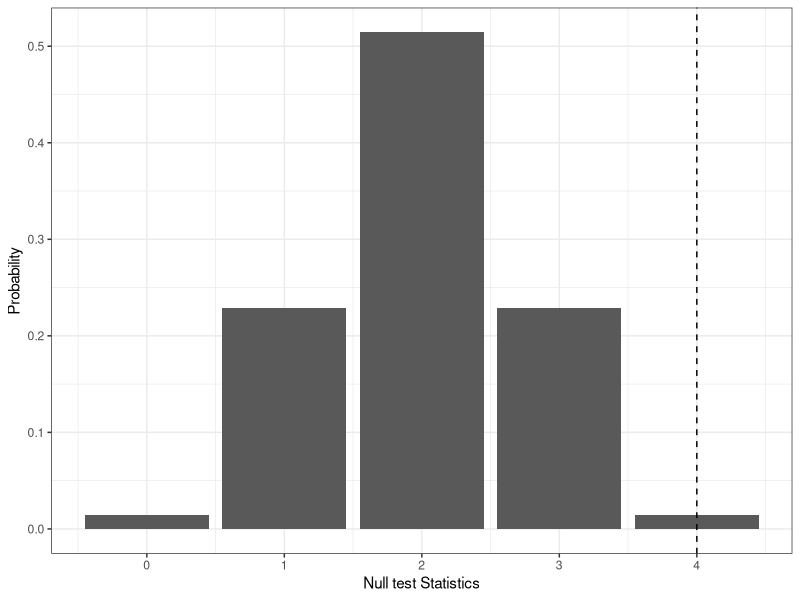
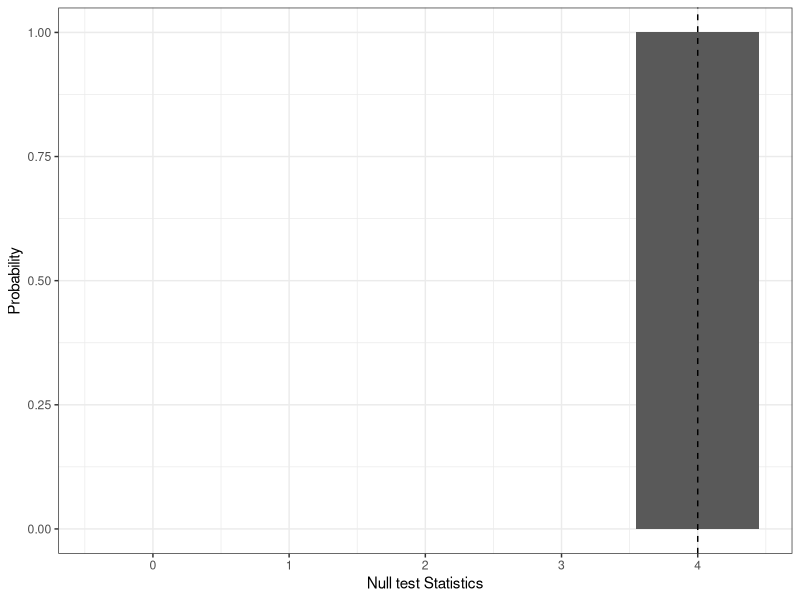

These charts were generated, in order, by the following R code:
setwd(dirname(rstudioapi::getActiveDocumentContext()$path))
rm(list = ls())

## Complete random assignment
n <- 8
n_1_cra <- 4

## Don't worry about understanding this line of code
## Just note that it generates all 70 possible assignments
Omega_cra <- apply(X = combn(x = n,
                             m = n_1_cra,
                             simplify = TRUE),
                   MARGIN = 2,
                   FUN = function(x) as.integer(1:n %in% x))

probs_cra <- rep(x = 1/ncol(Omega_cra), times = ncol(Omega_cra))

## Simple random assignment
## n_1 can now range from 0 to 8
n_1_sra <- 0:8

## Again, don't worry about the code to follow
Omega_sra <- lapply(X = n_1_sra,
                    FUN = function(x) { apply(X = combn(x = n,
                                                        m = x,
                                                        simplify = TRUE),
                                              MARGIN = 2,
                                              FUN = function(x) as.integer(1:n %in% x)) })

Omega_sra <- do.call(what = "cbind", args = Omega_sra)
         
probs_sra <- rep(x = 1/ncol(Omega_sra), times = ncol(Omega_sra))


## Now calculate p-value under complete random assignments (CRA)
z_obs <- Omega_cra[,64]
y_obs <- c(0, 0, 1, 0, 1, 0, 1, 1)

obs_test_stat <- t(z_obs) %*% y_obs

null_test_stats <- sapply(X = 1:ncol(Omega_cra),
                          FUN = function(x) { t(Omega_cra[,x]) %*% y_obs })

null_dist_probs <- sapply(X = 0:4,
                          FUN = function(x) { sum((null_test_stats == x) * probs_cra) })

null_dist <- data.frame(null_test_stat = 0:4,
                        prob = null_dist_probs)

library(ggplot2)
null_dist_plot <- ggplot(data = null_dist,
                         mapping = aes(x = null_test_stat,
                                       y = prob)) +
  geom_bar(stat = "identity") +
  geom_vline(xintercept = 4,
             linetype = "dashed") +
  theme_bw() +
  xlab(label = "Null test Statistics") +
  ylab(label = "Probability")

null_dist_plot

ggsave(plot = null_dist_plot,
       file = "null_dist_plot.pdf",
       width = 6,
       height = 4,
       units = "in",
       dpi = 600)

## what if we assumed alternative of perfect discrimination
alt_test_stats <- sapply(X = 1:ncol(Omega_cra),
                         FUN = function(x) { t(Omega_cra[,x]) %*% Omega_cra[,x] })

alt_dist_probs <- sapply(X = 0:4,
                         FUN = function(x) { sum((alt_test_stats == x) * probs_cra) })

alt_dist <- data.frame(alt_test_stat = 0:4,
                       prob = alt_dist_probs)

library(ggplot2)
alt_dist_plot <- ggplot(data = alt_dist,
                        mapping = aes(x = alt_test_stat,
                                      y = prob)) +
  geom_bar(stat = "identity") +
  geom_vline(xintercept = 4,
             linetype = "dashed") +
  theme_bw() +
  xlab(label = "Null test Statistics") +
  ylab(label = "Probability")

alt_dist_plot

ggsave(plot = alt_dist_plot,
       file = "alt_dist_plot.pdf",
       width = 6,
       height = 4,
       units = "in",
       dpi = 600)

dev.off()
